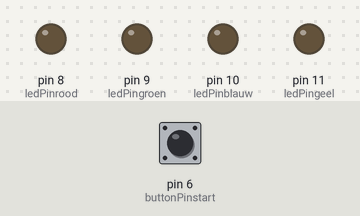
Bench run of a sketch on a simulated Arduino Uno, built with avr-gcc and run on an emulated ATmega328P. Parts: output pins drawn as LEDs (lit = HIGH). The inputs (shaded band) are chosen by the test bench; at power-on: pin 6 (buttonPinstart) HIGH. Random numbers use the default seed unless the sketch sets one.

Above: at 1.2 s.
1.3 s: pin 6 (buttonPinstart) pulled LOW for 3.2 s
At 3.8 s:
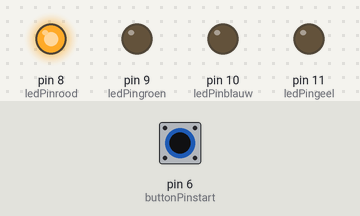
6.0 s: pin 6 (buttonPinstart) pulled LOW for 3.2 s
At 8.6 s:
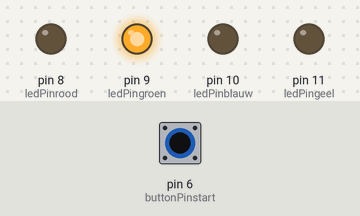
10.7 s: pin 6 (buttonPinstart) pulled LOW for 0.15 s
At 11.8 s:
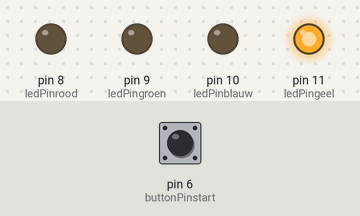
Timing chart, 0 to 13.7 s (numbered marks = the images above; inputs shaded):
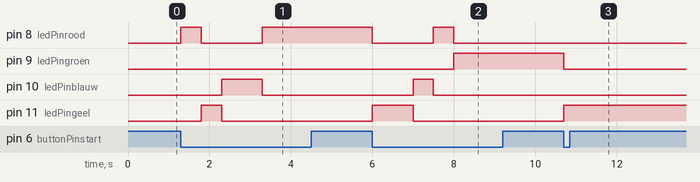

The sketch:

02.startknop.ino
```cpp
// Ik wil dat de leds pas beginnen te knipperen als ik op de startknop druk.
// maar nu moet ik op de startknop blijven drukken om de leds te laten knipperen, dit is niet de bedoeling.
// Ik wil dat vanaf de startknop is ingedrukt geweest, de leds beginnen te knipperen.

int ledPinrood = 8;
int ledPingroen = 9;
int ledPinblauw = 10;
int ledPingeel = 11;

int buttonPinblauw = 2;
int buttonPingeel = 3;
int buttonPinrood = 4;
int buttonPingroen = 5;

int buttonPinstart = 6;


void setup() {
  // put your setup code here, to run once:
  pinMode(ledPinrood, OUTPUT);
  pinMode(ledPingroen, OUTPUT);
  pinMode(ledPinblauw, OUTPUT);
  pinMode(ledPingeel, OUTPUT);

  pinMode(buttonPinblauw, INPUT_PULLUP);
  pinMode(buttonPingeel, INPUT_PULLUP);
  pinMode(buttonPinrood, INPUT_PULLUP);
  pinMode(buttonPingroen, INPUT_PULLUP);

  pinMode(buttonPinstart, INPUT_PULLUP);

  randomSeed(analogRead(A0));
}


void loop() {
  // put your main code here, to run repeatedly:
  bool startknopwaarde = digitalRead(buttonPinstart);
  if(startknopwaarde == LOW){
    willekeurigeLED();
    delay(500);
  }
}


// functies

void willekeurigeLED() {
  int willekeurigGetal = random(0, 4);
    switch(willekeurigGetal) {
      case 0:
        digitalWrite(ledPinrood, HIGH);
        digitalWrite(ledPingroen, LOW);
        digitalWrite(ledPinblauw, LOW);
        digitalWrite(ledPingeel, LOW);
        break;
      case 1:
        digitalWrite(ledPinrood, LOW);
        digitalWrite(ledPingroen, HIGH);
        digitalWrite(ledPinblauw, LOW);
        digitalWrite(ledPingeel, LOW);
        break;
      case 2:
        digitalWrite(ledPinrood, LOW);
        digitalWrite(ledPingroen, LOW);
        digitalWrite(ledPinblauw, HIGH);
        digitalWrite(ledPingeel, LOW);
        break;
      case 3:
        digitalWrite(ledPinrood, LOW);
        digitalWrite(ledPingroen, LOW);
        digitalWrite(ledPinblauw, LOW);
        digitalWrite(ledPingeel, HIGH);
        break;
    }
}
```

Measured:
- after the input at 1.3 s, pin 8 (ledPinrood): LOW → HIGH at once, → LOW 0.50 s later, → HIGH 1.5 s later; pin 10 (ledPinblauw): LOW → HIGH after 1.0 s, → LOW 1.0 s later; pin 11 (ledPingeel): LOW → HIGH after 0.50 s, → LOW 0.50 s later
- after the input at 6.0 s, pin 8 (ledPinrood): HIGH → LOW at once, → HIGH 1.5 s later, → LOW 0.50 s later; pin 9 (ledPingroen): LOW → HIGH after 2.0 s; pin 10 (ledPinblauw): LOW → HIGH after 1.0 s, → LOW 0.50 s later; pin 11 (ledPingeel): LOW → HIGH at once, → LOW 1.0 s later
- after the input at 10.7 s, pin 9 (ledPingroen): HIGH → LOW at once; pin 11 (ledPingeel): LOW → HIGH at once
